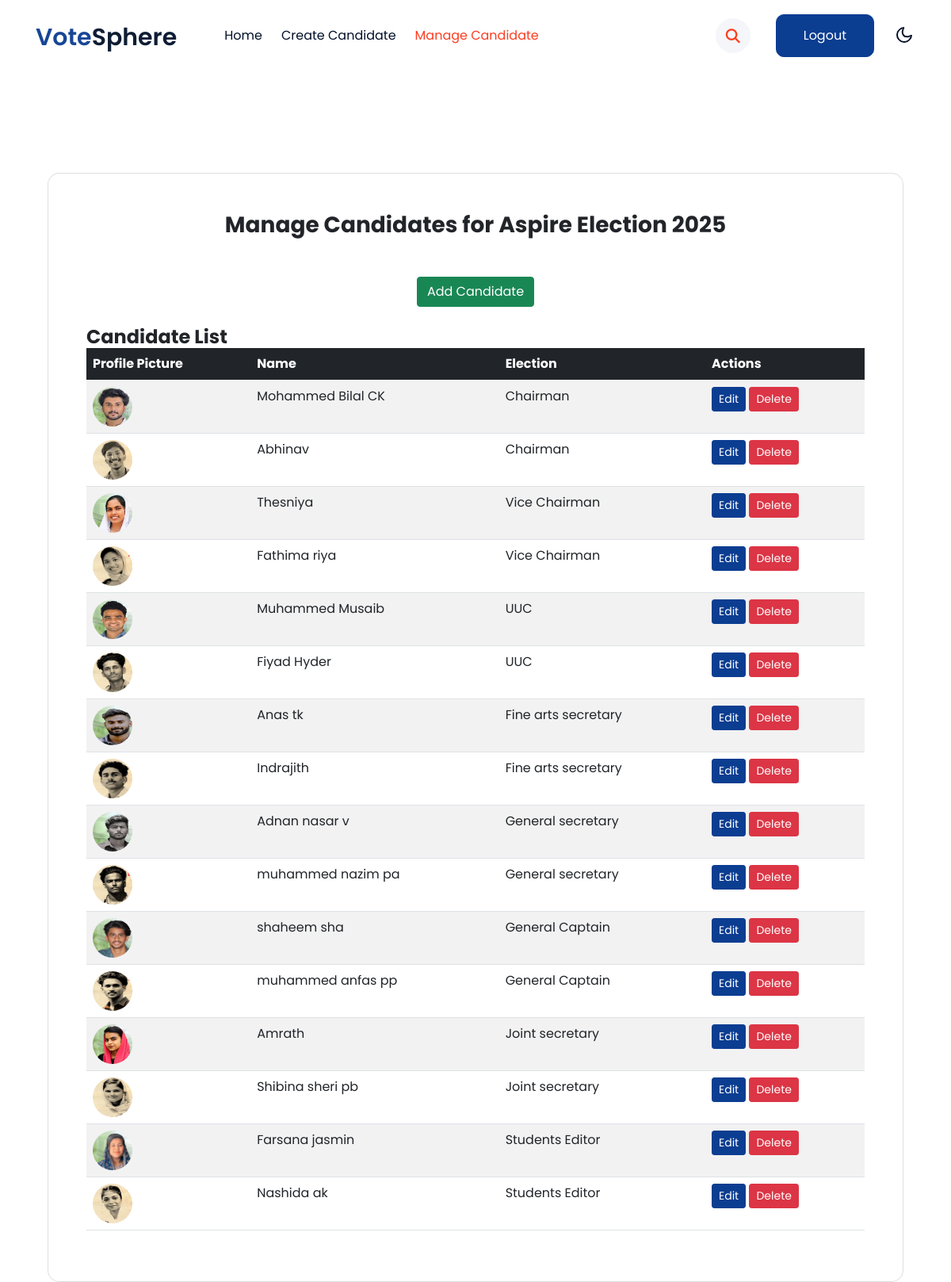
The page /campaigns/1/candidates/manage/ on the database its author committed.
### vote/models.py (models this page shows, shortened)
class ElectionCampaign(models.Model):
    manager = models.ForeignKey(ElectionManager, on_delete=models.CASCADE)  # ✅ Link to manager
    name = models.CharField(max_length=200)
    description = models.TextField()
    start_time = models.DateTimeField()
    end_time = models.DateTimeField()
    image = models.ImageField(upload_to="campaigns/", null=True, blank=True)

class Candidate(models.Model):
    election = models.ForeignKey(Election, on_delete=models.CASCADE)  # ✅ Link to Election
    name = models.CharField(max_length=255)
    subtitle = models.CharField(max_length=255, blank=True, null=True)
    profile_picture = models.ImageField(upload_to="candidate_profiles/", blank=True, null=True)

class Election(models.Model):
    campaign = models.ForeignKey(ElectionCampaign, on_delete=models.CASCADE)
    name = models.CharField(max_length=255)  # ✅ Only Election Name now

### vote/views.py (the view)
# urls.py: path("campaigns/<int:campaign_id>/candidates/manage/", views.manage_candidates, name="manage_candidates"),
def manage_candidates(request, campaign_id):
    campaign = get_object_or_404(ElectionCampaign, id=campaign_id)
    candidates = Candidate.objects.filter(election__campaign=campaign)
    return render(request, "manage_candidates.html", {"campaign": campaign, "candidates": candidates})

### vote/templates/manage_candidates.html (shortened to what this page needs)
{% load static %}
<!doctype html>
<html lang="en">
<head>
    <link rel="stylesheet" href="https://cdnjs.cloudflare.com/ajax/libs/font-awesome/6.3.0/css/all.min.css">
    <link rel="stylesheet" href="{% static 'css/style-starter.css' %}">
</head>
<body>
    <header id="site-header" class="fixed-top">
        <div class="container">
            <nav class="navbar navbar-expand-lg navbar-light stroke py-lg-0">
                <h1><a class="navbar-brand pe-xl-5 pe-lg-4" >
                        <span class="sublog">vote</span>Sphere
                    </a></h1>
                <div class="collapse navbar-collapse" id="navbarScroll">
                    <ul class="navbar-nav me-lg-auto my-2 my-lg-0 navbar-nav-scroll">
                        <li class="nav-item">
                            <a class="nav-link " aria-current="page" href="{% url 'manager_dashboard' campaign.manager.id %}">Home</a>
                        </li>
                        <li class="nav-item">
                            <a class="nav-link " aria-current="page" href="{% url 'add_candidate' campaign.id %}">Create Candidate</a>
                        </li>
                        <li class="nav-item">
                            <a class="nav-link active" href="{% url 'manage_candidates' campaign.id %}">Manage Candidate</a>
                        </li>
                    </ul>
                    <ul class="navbar-nav search-right mt-lg-0 mt-2">
                        <li class="nav-item" title="Search"><a href="#search" class="search-search">
                                <span class="fas fa-search" aria-hidden="true"></span></a></li>
                        <li class="nav-item me-lg-3"><a href="{% url 'logout' %}" class="phone-btn btn btn-primary btn-style d-none d-lg-block btn-style ms-2">Logout</a></li>
                    </ul>
                </div>
                <div class="mobile-position">
                    <nav class="navigation">
                        <div class="theme-switch-wrapper">
                            <label class="theme-switch" for="checkbox">
                                <div class="mode-container">
                                    <i class="gg-moon"></i>
                                </div>
                            </label>
                        </div>
                    </nav>
                </div>
            </nav>
        </div>
    </header>
    <section class="w3l-main-content" id="about">
        <div class="container">
            <section class="vh-100 gradient-custom">
                <div class="container py-5 h-100">
                    <div class="row justify-content-center align-items-center h-100">
                        <div class="col-12">
                            <div class="card shadow-2-strong" style="border-radius: 15px;">
                                <div class="card-body p-4 p-md-5">
                                    <h3 class="mb-4 pb-2 pb-md-0 mb-md-5 text-dark text-center">Manage Candidates for {{ campaign.name }}</h3>
                                    <div class="mb-4 text-center">
                                        <a href="{% url 'add_candidate' campaign.id %}" class="btn btn-success">Add Candidate</a>
                                    </div>
                                    <h4 class="text-dark">Candidate List</h4>
                                    {% if candidates %}
                                        <div class="table-responsive">
                                            <table class="table table-striped table-hover">
                                                <thead class="table-dark">
                                                    <tr>
                                                        <th>Profile Picture</th>
                                                        <th>Name</th>
                                                        <th>Election</th>
                                                        <th>Actions</th>
                                                    </tr>
                                                </thead>
                                                <tbody>
                                                    {% for candidate in candidates %}
                                                        <tr>
                                                            <td>
                                                                {% if candidate.profile_picture %}
                                                                    <img src="{{ candidate.profile_picture.url }}" class="rounded-circle" width="50" height="50" alt="Profile Picture">
                                                                {% else %}
                                                                    No Image
                                                                {% endif %}
                                                            </td>
                                                            <td>{{ candidate.name }}</td>
                                                            <td>{{ candidate.election.name }}</td>
                                                            <td>
                                                                <a href="{% url 'edit_candidate' candidate.id %}" class="btn btn-primary btn-sm">Edit</a>
                                                                <a href="{% url 'delete_candidate' candidate.id %}"
                                                                   onclick="return confirm('Are you sure you want to delete this candidate?');"
                                                                   class="btn btn-danger btn-sm">Delete</a>
                                                            </td>
                                                        </tr>
                                                    {% endfor %}
                                                </tbody>
                                            </table>
                                        </div>
                                    {% else %}
                                        <p class="text-muted">No candidates added yet.</p>
                                    {% endif %}
                                </div>
                            </div>
                        </div>
                    </div>
                </div>
            </section>
        </div>
    </section>
</body>
</html>

### rows shown on the page
ElectionCampaign: name "Aspire Election 2025"
Candidate: profile_picture (picture), name "Mohammed Bilal CK", election.name "Chairman"
Candidate: profile_picture (picture), name "Abhinav", election.name "Chairman"
Candidate: profile_picture (picture), name "Thesniya", election.name "Vice Chairman"
Candidate: profile_picture (picture), name "Fathima riya", election.name "Vice Chairman"
Candidate: profile_picture (picture), name "Muhammed Musaib", election.name "UUC"
Candidate: profile_picture (picture), name "Fiyad Hyder", election.name "UUC"
Candidate: profile_picture (picture), name "Anas tk", election.name "Fine arts secretary"
Candidate: profile_picture (picture), name "Indrajith", election.name "Fine arts secretary"
Candidate: profile_picture (picture), name "Adnan nasar v", election.name "General secretary"
Candidate: profile_picture (picture), name "muhammed nazim pa", election.name "General secretary"
Candidate: profile_picture (picture), name "shaheem sha", election.name "General Captain"
Candidate: profile_picture (picture), name "muhammed anfas pp", election.name "General Captain"
Candidate: profile_picture (picture), name "Amrath", election.name "Joint secretary"
Candidate: profile_picture (picture), name "Shibina sheri pb", election.name "Joint secretary"
Candidate: profile_picture (picture), name "Farsana jasmin", election.name "Students Editor"
Candidate: profile_picture (picture), name "Nashida ak", election.name "Students Editor"
